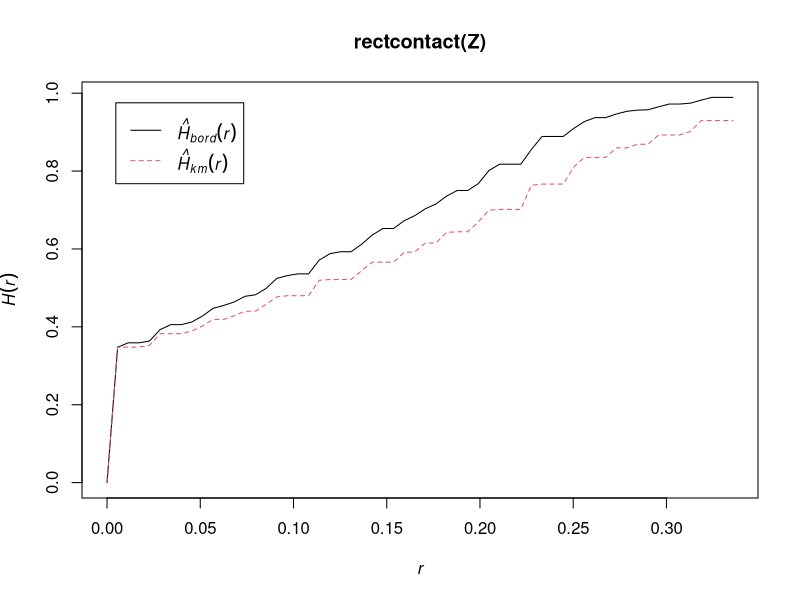

R code for this plot:
library(spatstat)


### Name: rectcontact
### Title: Contact Distribution Function using Rectangular Structuring
###   Element
### Aliases: rectcontact
### Keywords: spatial nonparametric

### ** Examples

  ## make an image which is TRUE/FALSE inside/outside the letter R
  V <- letterR
  Frame(V) <- grow.rectangle(Frame(V), 0.5)
  Z <- as.im(V, value=TRUE, na.replace=FALSE)
  ## analyse
  plot(rectcontact(Z))
